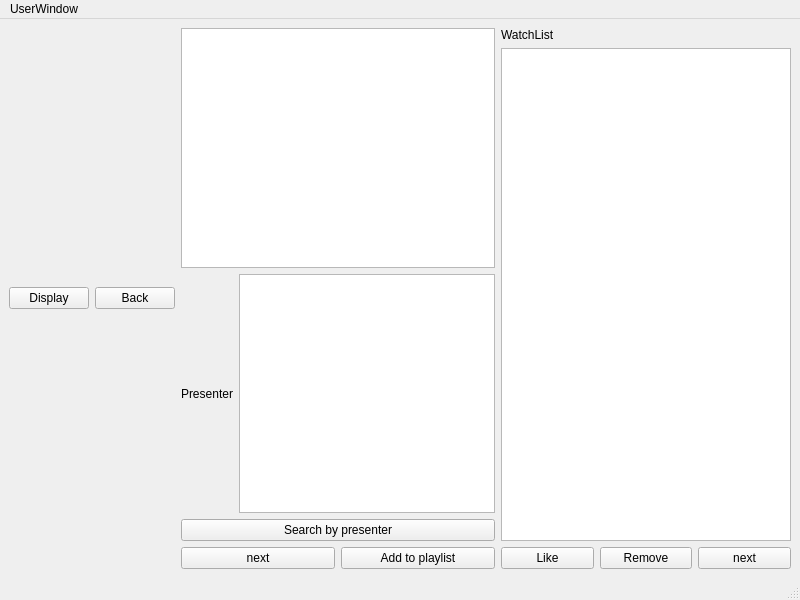
<?xml version="1.0" encoding="UTF-8"?>
<ui version="4.0">
 <class>UserWindow</class>
 <widget class="QMainWindow" name="UserWindow">
  <property name="geometry">
   <rect>
    <x>0</x>
    <y>0</y>
    <width>800</width>
    <height>600</height>
   </rect>
  </property>
  <property name="windowTitle">
   <string>MainWindow</string>
  </property>
  <widget class="QWidget" name="centralwidget">
   <layout class="QHBoxLayout" name="horizontalLayout_4">
    <item>
     <widget class="QPushButton" name="display">
      <property name="text">
       <string>Display</string>
      </property>
     </widget>
    </item>
    <item>
     <widget class="QPushButton" name="pushButton">
      <property name="text">
       <string>Back</string>
      </property>
     </widget>
    </item>
    <item>
     <layout class="QVBoxLayout" name="verticalLayout">
      <item>
       <widget class="QListWidget" name="tutorialuserlist"/>
      </item>
      <item>
       <layout class="QHBoxLayout" name="horizontalLayout">
        <item>
         <widget class="QLabel" name="presenterlabel">
          <property name="text">
           <string>Presenter</string>
          </property>
         </widget>
        </item>
        <item>
         <widget class="QTextEdit" name="presenter"/>
        </item>
       </layout>
      </item>
      <item>
       <widget class="QPushButton" name="searchButton">
        <property name="text">
         <string>Search by presenter</string>
        </property>
       </widget>
      </item>
      <item>
       <layout class="QHBoxLayout" name="horizontalLayout_2">
        <item>
         <widget class="QPushButton" name="NextButton">
          <property name="text">
           <string>next</string>
          </property>
         </widget>
        </item>
        <item>
         <widget class="QPushButton" name="AddButton">
          <property name="text">
           <string>Add to playlist</string>
          </property>
         </widget>
        </item>
       </layout>
      </item>
     </layout>
    </item>
    <item>
     <layout class="QVBoxLayout" name="verticalLayout_2">
      <item>
       <widget class="QLabel" name="label">
        <property name="text">
         <string>WatchList</string>
        </property>
       </widget>
      </item>
      <item>
       <widget class="QListWidget" name="watchlistList"/>
      </item>
      <item>
       <layout class="QHBoxLayout" name="horizontalLayout_3">
        <item>
         <widget class="QPushButton" name="LikeButton">
          <property name="text">
           <string>Like</string>
          </property>
         </widget>
        </item>
        <item>
         <widget class="QPushButton" name="removeButton">
          <property name="text">
           <string>Remove</string>
          </property>
         </widget>
        </item>
        <item>
         <widget class="QPushButton" name="NextButton_2">
          <property name="text">
           <string>next</string>
          </property>
         </widget>
        </item>
       </layout>
      </item>
     </layout>
    </item>
   </layout>
  </widget>
  <widget class="QMenuBar" name="menubar">
   <property name="geometry">
    <rect>
     <x>0</x>
     <y>0</y>
     <width>800</width>
     <height>25</height>
    </rect>
   </property>
   <widget class="QMenu" name="menuUserWindow">
    <property name="title">
     <string>UserWindow</string>
    </property>
   </widget>
   <addaction name="menuUserWindow"/>
  </widget>
  <widget class="QStatusBar" name="statusbar"/>
 </widget>
 <resources/>
 <connections/>
</ui>
